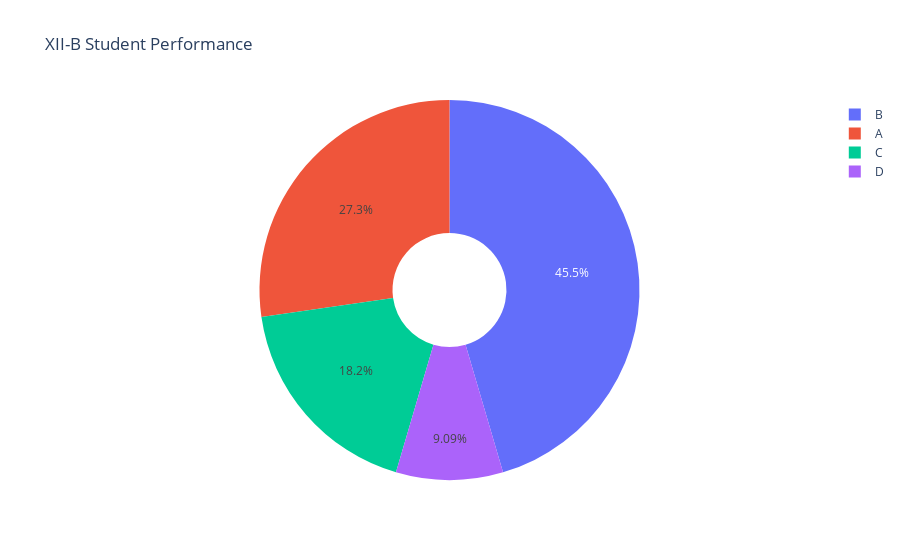

Notebook code for this chart:
### Markdown cell above
## 3-Student Performance Visualization

### Code cell
import plotly.express as px
import pandas as pd

# Data
grades = ["A", "B", "C", "D"]
students = [15, 25, 10, 5]

# Create a DataFrame
df = pd.DataFrame({"Grades": grades, "Students": students})

# Interactive pie chart
fig = px.pie(df, values="Students", names="Grades", title="XII-B Student Performance", hole=0.3)
fig.show()

### Figure 1 — Plotly figure (JSON) as saved in the notebook; plotly's stock layout.template omitted (floating-point values rounded to 4 significant figures)
{"data": [{"domain": {"x": [0, 1], "y": [0, 1]}, "hole": 0.3, "hovertemplate": "Grades=%{label}<br>Students=%{value}<extra></extra>", "labels": ["A", "B", "C", "D"], "legendgroup": "", "name": "", "showlegend": true, "type": "pie", "values": [15, 25, 10, 5]}], "layout": {"autosize": true, "legend": {"tracegroupgap": 0}, "title": {"text": "XII-B Student Performance"}}}
